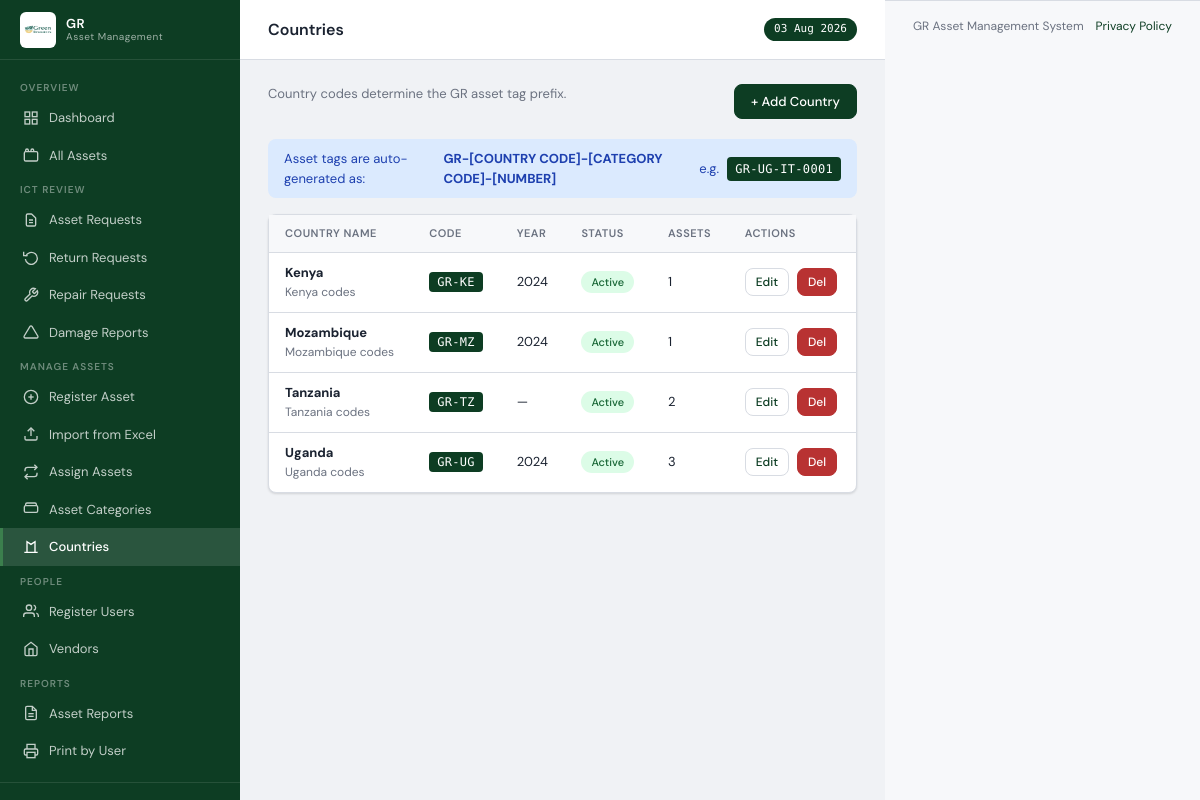
/admin/countries (signed in), run on an earlier commit of the app's database.
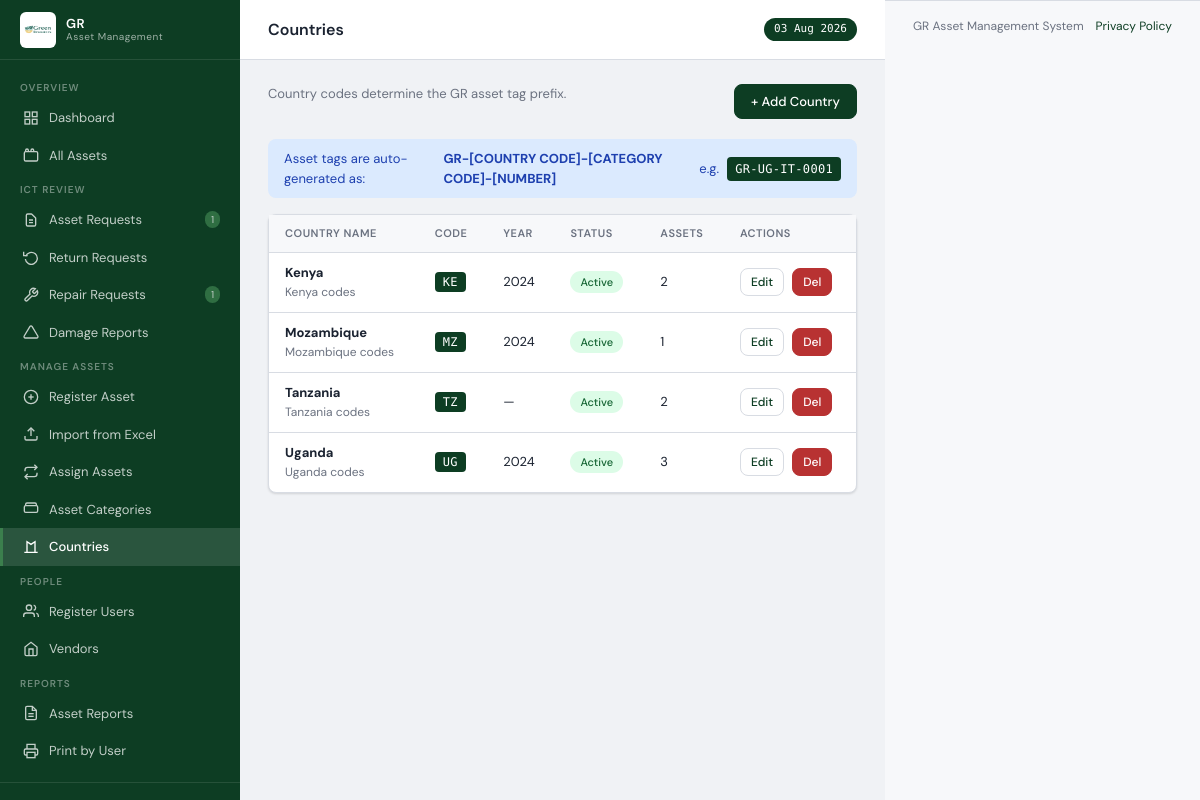
And on a later commit of the database.
### models.py (models this page shows)
class Project(db.Model):
    __tablename__ = 'projects'
    id          = db.Column(db.Integer, primary_key=True)
    code        = db.Column(db.String(20),  unique=True, nullable=False)
    name        = db.Column(db.String(150), nullable=False)
    description = db.Column(db.Text)
    year        = db.Column(db.String(10))
    status      = db.Column(db.String(20), default='active')
    created_at  = db.Column(db.DateTime,   default=datetime.utcnow)
    assets      = db.relationship('Asset', backref='project', lazy='dynamic')

### routes/admin.py (the view)
@admin_bp.route('/projects')
@admin_bp.route('/countries', endpoint='countries')
@login_required
@admin_required
def projects():
    projects = Project.query.order_by(Project.name).all()
    return render_template('admin/projects.html', projects=projects)

### models.py (called while the page is built)
@login_manager.user_loader
def load_user(uid):
    return User.query.get(int(uid))

    @property
    def initials(self):
        p = self.name.split()
        return ''.join(x[0] for x in p[:2]).upper()

    @property
    def role_label(self):
        from models import Role
        role = Role.query.filter_by(name=self.role).first()
        if role:
            return role.label
        return {'admin':'Administrator','finance':'Finance Officer','user':'Staff User'}.get(self.role, self.role)

### routes/admin.py (called while the page is built)
def admin_required(f):
    @wraps(f)
    def decorated(*args, **kwargs):
        if not current_user.is_authenticated or current_user.role != 'admin':
            abort(403)
        return f(*args, **kwargs)
    return decorated

### templates/admin/projects.html (shortened to what this page needs)
{% extends 'base.html' %}
{% block page_title %}Countries{% endblock %}
{% block content %}
<div class="page-title">
  <div class="page-title-text"><p>Country codes determine the GR asset tag prefix.</p></div>
  <button onclick="document.getElementById('add-proj-modal').style.display='flex'" class="btn btn-primary">+ Add Country</button>
</div>
<div class="alert alert-info">Asset tags are auto-generated as: <strong>GR-[COUNTRY CODE]-[CATEGORY CODE]-[NUMBER]</strong> e.g. <span class="asset-tag" style="font-size:12px">GR-UG-IT-0001</span></div>
<div class="card">
  <div class="card-body">
    <table>
      <thead><tr><th>Country Name</th><th>Code</th><th>Year</th><th>Status</th><th>Assets</th><th>Actions</th></tr></thead>
      <tbody>
        {% for p in projects %}
        <tr>
          <td><strong>{{ p.name }}</strong><br><span class="text-muted text-sm">{{ p.description or '' }}</span></td>
          <td><span class="asset-tag" style="font-size:12px">{{ p.code }}</span></td>
          <td>{{ p.year or '—' }}</td>
          <td><span class="badge badge-{{ p.status }}">{{ p.status|title }}</span></td>
          <td>{{ p.assets.count() }}</td>
          <td>
            <div class="flex gap-2">
              <button onclick="editProj({{ p.id }},'{{ p.name }}','{{ p.code }}','{{ p.year or '' }}','{{ p.status }}','{{ p.description or '' }}')" class="btn btn-sm btn-outline">Edit</button>
              <form method="POST" action="{{ url_for('admin.countries_delete', proj_id=p.id) }}" onsubmit="return confirm('Delete this country?')">
                <button type="submit" class="btn btn-sm btn-danger">Del</button>
              </form>
            </div>
          </td>
        </tr>
        {% endfor %}
      </tbody>
    </table>
  </div>
</div>
{% endblock %}

What changed in the data, as far as the page shows it:
changed Project "Kenya": code "GR-KE" → "KE"; assets.count "1" → "2"
changed Project "Mozambique": code "GR-MZ" → "MZ"
changed Project "Tanzania": code "GR-TZ" → "TZ"
changed Project "Uganda": code "GR-UG" → "UG"
Also different on the page:
{{ pr }}: (not shown) → "1"
{{ rpr }}: (not shown) → "1"
